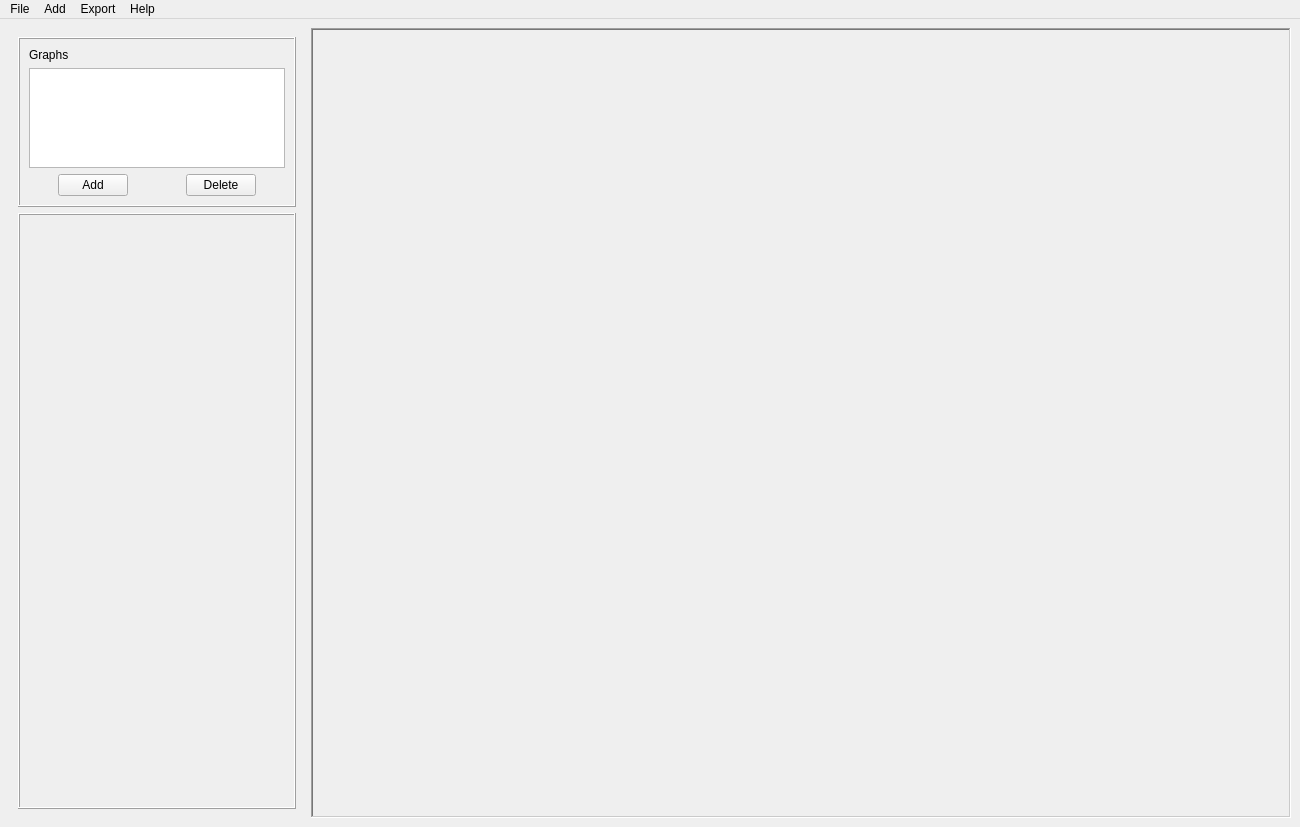
<?xml version="1.0" encoding="UTF-8"?>
<ui version="4.0">
 <class>MainWindow</class>
 <widget class="QMainWindow" name="MainWindow">
  <property name="geometry">
   <rect>
    <x>0</x>
    <y>0</y>
    <width>1300</width>
    <height>827</height>
   </rect>
  </property>
  <property name="sizePolicy">
   <sizepolicy hsizetype="Fixed" vsizetype="Fixed">
    <horstretch>0</horstretch>
    <verstretch>0</verstretch>
   </sizepolicy>
  </property>
  <property name="minimumSize">
   <size>
    <width>1300</width>
    <height>0</height>
   </size>
  </property>
  <property name="windowTitle">
   <string>MainWindow</string>
  </property>
  <widget class="QWidget" name="centralwidget">
   <layout class="QHBoxLayout" name="horizontalLayout_2">
    <item>
     <widget class="QWidget" name="verticalWidget" native="true">
      <property name="enabled">
       <bool>true</bool>
      </property>
      <property name="sizePolicy">
       <sizepolicy hsizetype="Minimum" vsizetype="Preferred">
        <horstretch>0</horstretch>
        <verstretch>0</verstretch>
       </sizepolicy>
      </property>
      <property name="maximumSize">
       <size>
        <width>350</width>
        <height>16777215</height>
       </size>
      </property>
      <layout class="QVBoxLayout" name="verticalLayout">
       <item>
        <widget class="QFrame" name="frame">
         <property name="sizePolicy">
          <sizepolicy hsizetype="Minimum" vsizetype="Fixed">
           <horstretch>0</horstretch>
           <verstretch>0</verstretch>
          </sizepolicy>
         </property>
         <property name="frameShape">
          <enum>QFrame::Box</enum>
         </property>
         <property name="frameShadow">
          <enum>QFrame::Raised</enum>
         </property>
         <layout class="QVBoxLayout" name="verticalLayout_3">
          <item>
           <widget class="QLabel" name="label">
            <property name="text">
             <string>Graphs</string>
            </property>
           </widget>
          </item>
          <item>
           <widget class="QListWidget" name="plotterList">
            <property name="sizePolicy">
             <sizepolicy hsizetype="Minimum" vsizetype="Minimum">
              <horstretch>0</horstretch>
              <verstretch>0</verstretch>
             </sizepolicy>
            </property>
            <property name="minimumSize">
             <size>
              <width>0</width>
              <height>100</height>
             </size>
            </property>
            <property name="maximumSize">
             <size>
              <width>16777215</width>
              <height>100</height>
             </size>
            </property>
           </widget>
          </item>
          <item>
           <layout class="QHBoxLayout" name="horizontalLayout">
            <property name="spacing">
             <number>0</number>
            </property>
            <property name="sizeConstraint">
             <enum>QLayout::SetFixedSize</enum>
            </property>
            <item alignment="Qt::AlignHCenter">
             <widget class="QPushButton" name="addButton">
              <property name="maximumSize">
               <size>
                <width>70</width>
                <height>16777215</height>
               </size>
              </property>
              <property name="text">
               <string>Add</string>
              </property>
             </widget>
            </item>
            <item alignment="Qt::AlignHCenter">
             <widget class="QPushButton" name="deleteButton">
              <property name="maximumSize">
               <size>
                <width>70</width>
                <height>16777215</height>
               </size>
              </property>
              <property name="text">
               <string>Delete</string>
              </property>
             </widget>
            </item>
           </layout>
          </item>
         </layout>
        </widget>
       </item>
       <item>
        <widget class="QFrame" name="verticalFrame">
         <property name="sizePolicy">
          <sizepolicy hsizetype="Minimum" vsizetype="Minimum">
           <horstretch>0</horstretch>
           <verstretch>0</verstretch>
          </sizepolicy>
         </property>
         <property name="frameShape">
          <enum>QFrame::Box</enum>
         </property>
         <property name="frameShadow">
          <enum>QFrame::Raised</enum>
         </property>
         <layout class="QVBoxLayout" name="verticalLayout_2">
          <item>
           <widget class="GraphPlotterVisorView" name="visorView">
            <property name="enabled">
             <bool>false</bool>
            </property>
            <property name="sizePolicy">
             <sizepolicy hsizetype="Minimum" vsizetype="Minimum">
              <horstretch>0</horstretch>
              <verstretch>0</verstretch>
             </sizepolicy>
            </property>
            <property name="minimumSize">
             <size>
              <width>0</width>
              <height>300</height>
             </size>
            </property>
            <property name="toolTip">
             <string>Click and drag here</string>
            </property>
            <property name="whatsThis">
             <string>Visor View.  </string>
            </property>
           </widget>
          </item>
         </layout>
        </widget>
       </item>
      </layout>
     </widget>
    </item>
    <item>
     <widget class="QStackedWidget" name="canvasList">
      <property name="sizePolicy">
       <sizepolicy hsizetype="Minimum" vsizetype="Minimum">
        <horstretch>0</horstretch>
        <verstretch>0</verstretch>
       </sizepolicy>
      </property>
      <property name="frameShape">
       <enum>QFrame::WinPanel</enum>
      </property>
      <property name="frameShadow">
       <enum>QFrame::Sunken</enum>
      </property>
      <property name="lineWidth">
       <number>1</number>
      </property>
      <widget class="QWidget" name="page"/>
      <widget class="QWidget" name="page_2"/>
     </widget>
    </item>
   </layout>
  </widget>
  <widget class="QMenuBar" name="menubar">
   <property name="geometry">
    <rect>
     <x>0</x>
     <y>0</y>
     <width>1300</width>
     <height>21</height>
    </rect>
   </property>
   <widget class="QMenu" name="menuExport">
    <property name="title">
     <string>Export</string>
    </property>
    <addaction name="actionas_Image"/>
   </widget>
   <widget class="QMenu" name="menuAbout">
    <property name="title">
     <string>Help</string>
    </property>
    <addaction name="actionAbout"/>
   </widget>
   <widget class="QMenu" name="menuAdd">
    <property name="title">
     <string>Add</string>
    </property>
    <addaction name="actionSignals"/>
    <addaction name="actionTransfer_Function"/>
    <addaction name="separator"/>
    <addaction name="actionfrom_LTSpice_IV_2"/>
    <addaction name="actionfrom_Excel_2"/>
   </widget>
   <widget class="QMenu" name="menuFile">
    <property name="title">
     <string>File</string>
    </property>
    <addaction name="actionOpen_2"/>
    <addaction name="actionSave_2"/>
   </widget>
   <addaction name="menuFile"/>
   <addaction name="menuAdd"/>
   <addaction name="menuExport"/>
   <addaction name="menuAbout"/>
  </widget>
  <action name="actionas_Image">
   <property name="text">
    <string>Image (.png)</string>
   </property>
  </action>
  <action name="actionfrom_Excel">
   <property name="text">
    <string>from Excel</string>
   </property>
  </action>
  <action name="actionfrom_TransferFunction">
   <property name="text">
    <string>from TransferFunction...</string>
   </property>
  </action>
  <action name="actionAbout">
   <property name="text">
    <string>About</string>
   </property>
  </action>
  <action name="actionfrom_TransferFunction_2">
   <property name="text">
    <string>Transfer Function</string>
   </property>
  </action>
  <action name="actionOpen">
   <property name="text">
    <string>Open</string>
   </property>
  </action>
  <action name="actionSave">
   <property name="text">
    <string>Save</string>
   </property>
  </action>
  <action name="actionSave_as">
   <property name="text">
    <string>Save as</string>
   </property>
  </action>
  <action name="actionSave_all">
   <property name="text">
    <string>Save all</string>
   </property>
  </action>
  <action name="actionExit">
   <property name="text">
    <string>Exit</string>
   </property>
  </action>
  <action name="actionSenoidal">
   <property name="text">
    <string>Sinusoidal</string>
   </property>
  </action>
  <action name="actionSquare">
   <property name="text">
    <string>Square</string>
   </property>
  </action>
  <action name="actionTriangle">
   <property name="text">
    <string>Triangle</string>
   </property>
  </action>
  <action name="actionImpulse">
   <property name="text">
    <string>Impulse</string>
   </property>
  </action>
  <action name="actionStep">
   <property name="text">
    <string>Step</string>
   </property>
  </action>
  <action name="actionSignal">
   <property name="text">
    <string>Signal</string>
   </property>
  </action>
  <action name="actionBode">
   <property name="text">
    <string>Bode</string>
   </property>
  </action>
  <action name="actionfrom_LTSpice_IV">
   <property name="text">
    <string>from LTSpice IV</string>
   </property>
  </action>
  <action name="actionSignals">
   <property name="text">
    <string>Signals</string>
   </property>
  </action>
  <action name="actionTransfer_Function">
   <property name="text">
    <string>Transfer Function</string>
   </property>
  </action>
  <action name="actionfrom_LTSpice_IV_2">
   <property name="text">
    <string>from LTSpice IV</string>
   </property>
  </action>
  <action name="actionfrom_Excel_2">
   <property name="text">
    <string>from Excel</string>
   </property>
  </action>
  <action name="actionOpen_2">
   <property name="text">
    <string>Open</string>
   </property>
  </action>
  <action name="actionSave_2">
   <property name="text">
    <string>Save</string>
   </property>
  </action>
  <action name="actionExit_2">
   <property name="text">
    <string>Exit</string>
   </property>
  </action>
 </widget>
 <customwidgets>
  <customwidget>
   <class>GraphPlotterVisorView</class>
   <extends>QWidget</extends>
   <header>plotter_visor_view</header>
  </customwidget>
 </customwidgets>
 <resources/>
 <connections/>
</ui>
